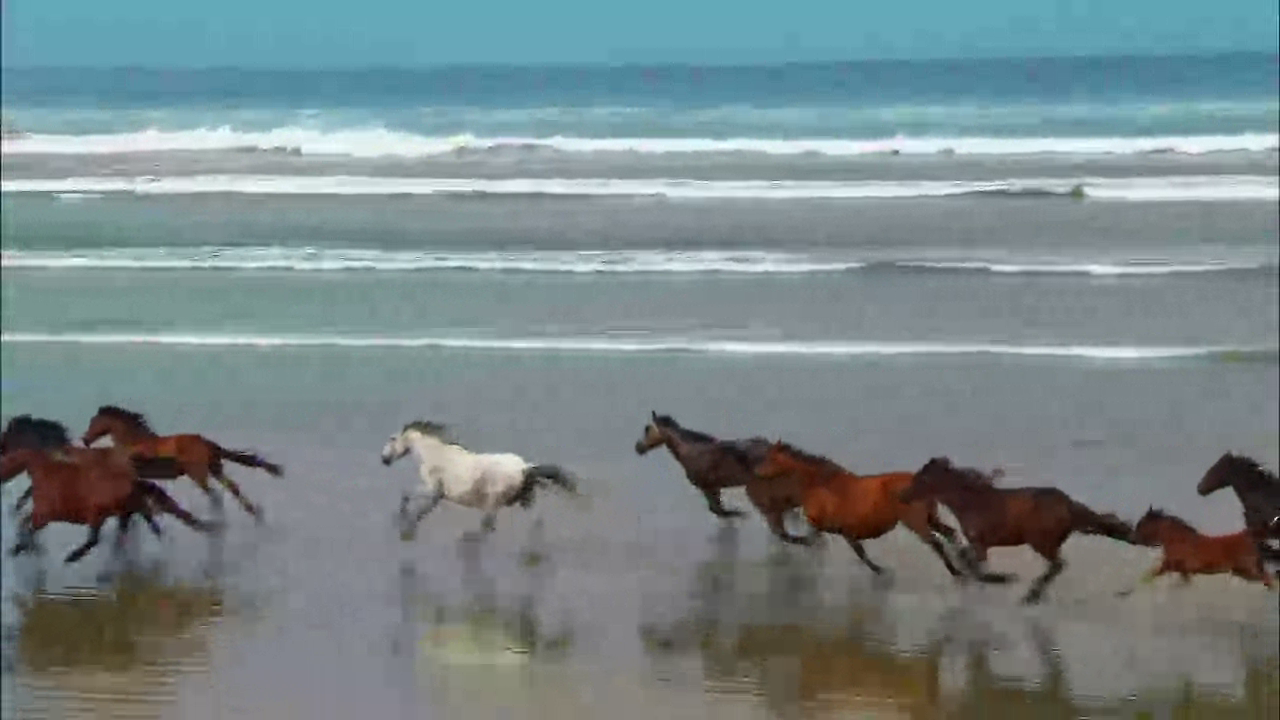
#> input picture frame 90 of html/practice/240320/Wildlife.webm, 1280 x 720 px, given in place of the camera
$ python Ex2.py
#> lines starting #> are read from the running program, lines starting #| are printed output that depends on the picture
import cv2
import numpy as np

cam = cv2.VideoCapture(0)
if cam.isOpened() == False:
    print('연결불가')
    exit(1)

# 동작 확인
ret, img = cam.read()
#> img is the input picture: shape (720, 1280, 3); mean B, G, R 137.9, 135.7, 120.8
if ret==False:
    print('캡쳐 불가')
    exit(1)

# 영상 저장을 위한 코덱설정
codec = cv2.VideoWriter_fourcc('M','J','P','G')
fps = 30
h, w = img.shape[:2] # 이미지 크기
#> h = 720; w = 1280
m_v = cv2.VideoWriter('m_v.avi', codec, fps, (w,h))

if m_v.isOpened() == False:
    print('동영상 생성 불가')
    exit(1)

while True:
    # print('카메라 인식됨')
    ret, img = cam.read()
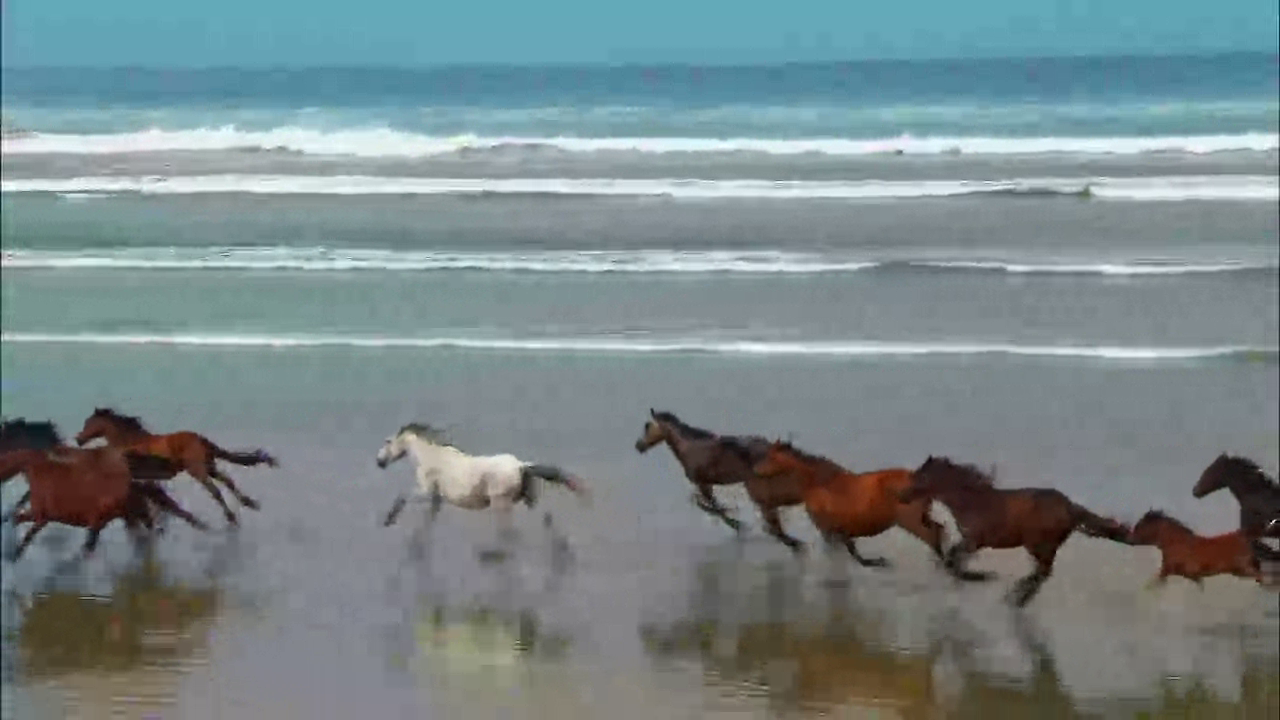
#> input picture frame 91 of html/practice/240320/Wildlife.webm, 1280 x 720 px, given in place of the camera
#> img is the input picture: shape (720, 1280, 3); mean B, G, R 137.8, 135.7, 120.8
    if ret==False:
        print('캡쳐 불가')
        break

    flip_img = cv2.flip(img, 1) # 좌우 반전
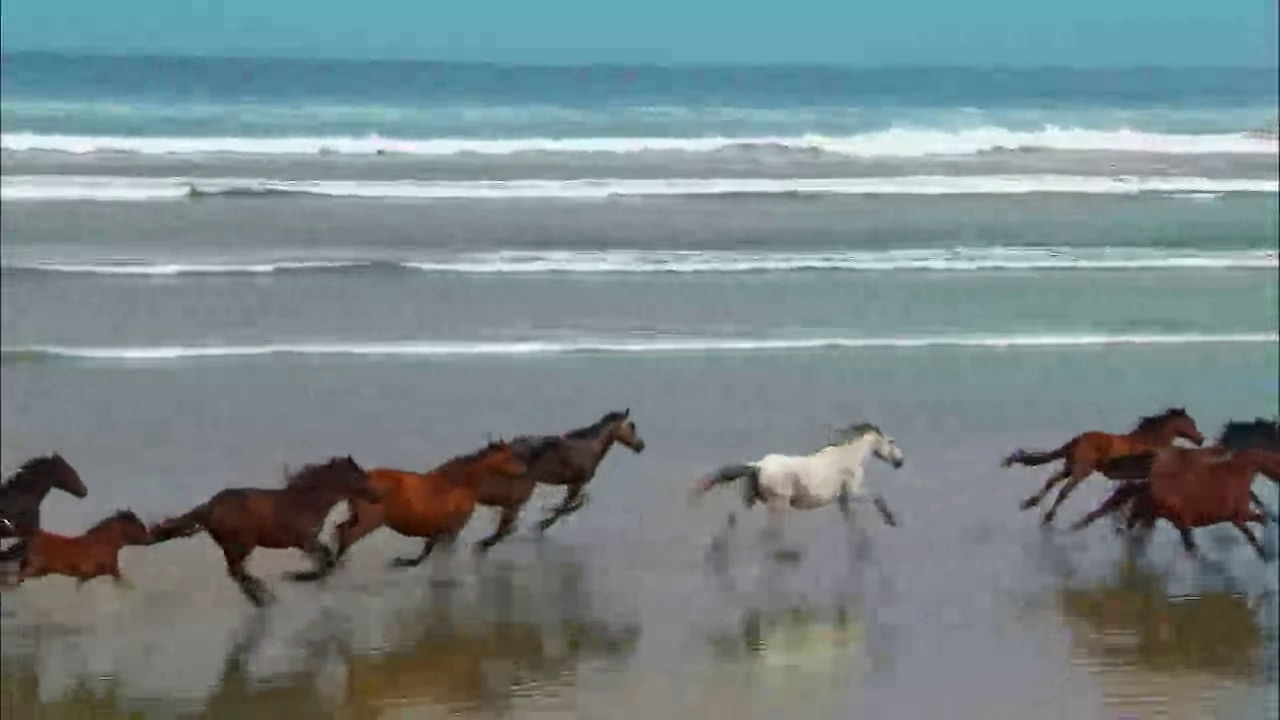
#> flip_img: shape (720, 1280, 3); mean B, G, R 137.8, 135.7, 120.8
    m_v.write(flip_img) # 영상을 녹화
    cv2.imshow('cam', flip_img) # 반전한 이미지 출력
    # cv2.imshow('cam', img) # 반전하지 않은 이미지

    key = cv2.waitKey(1)
#> (key Esc is pressed here)
    print(key)
    if key==27: # esc버튼을 누르면 종료되도록
        break
cam.release()
m_v.release()
cv2.destroyAllWindows()

$ run again, starting later in the video
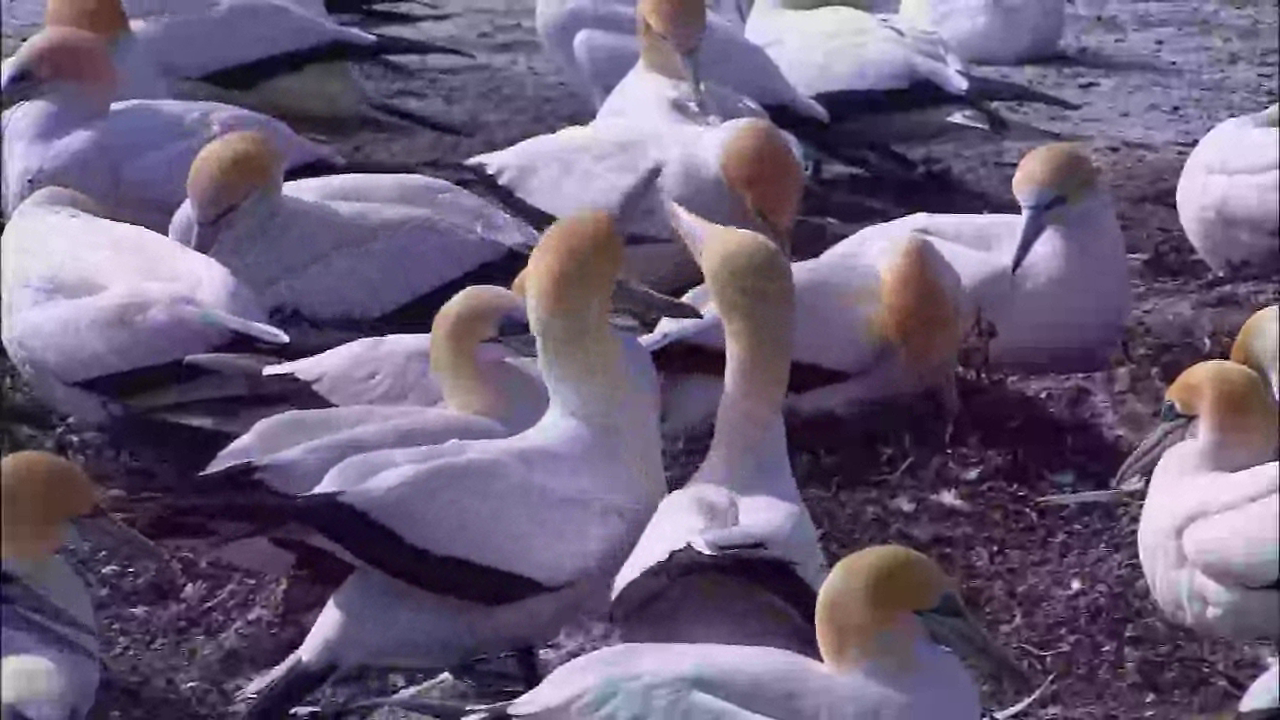
#> input picture frame 406 of html/practice/240320/Wildlife.webm, 1280 x 720 px, given in place of the camera
#> img is the input picture: shape (720, 1280, 3); mean B, G, R 118.7, 94.3, 107
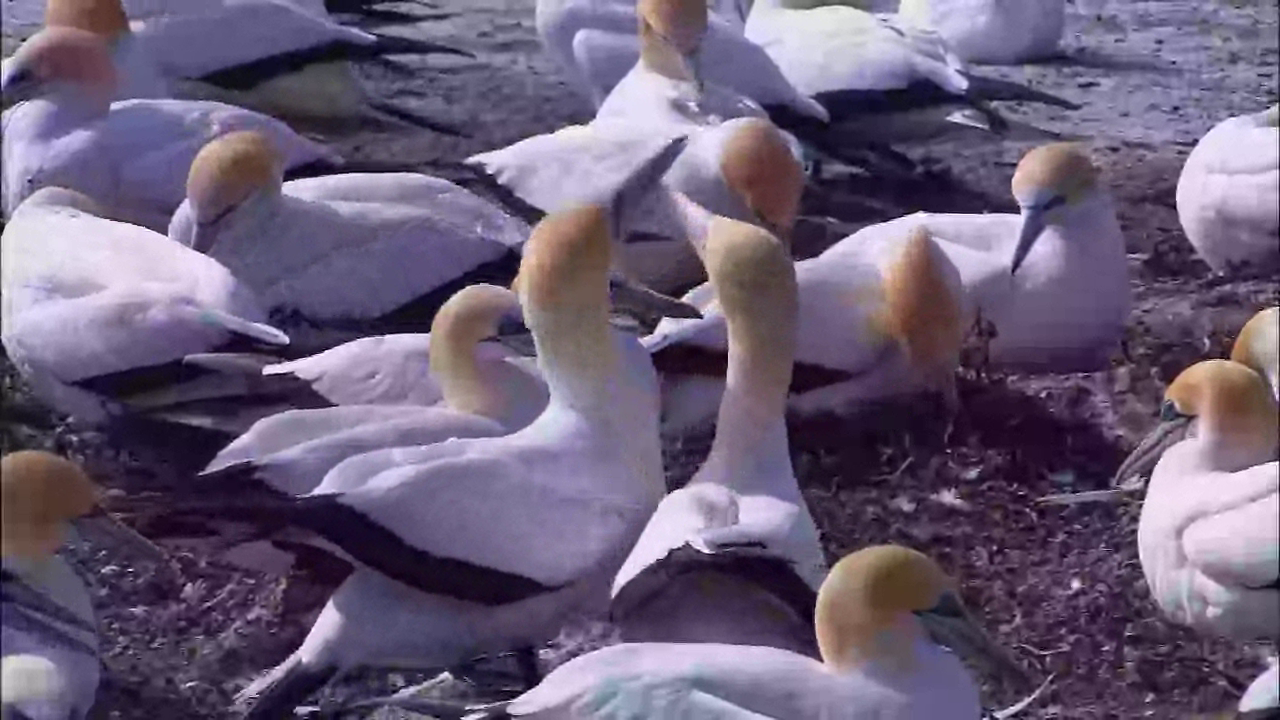
#> input picture frame 407 of html/practice/240320/Wildlife.webm, 1280 x 720 px, given in place of the camera
#> img is the input picture: shape (720, 1280, 3); mean B, G, R 118.5, 94, 106.7
#> `flip_img = cv2.flip(img, 1)`:
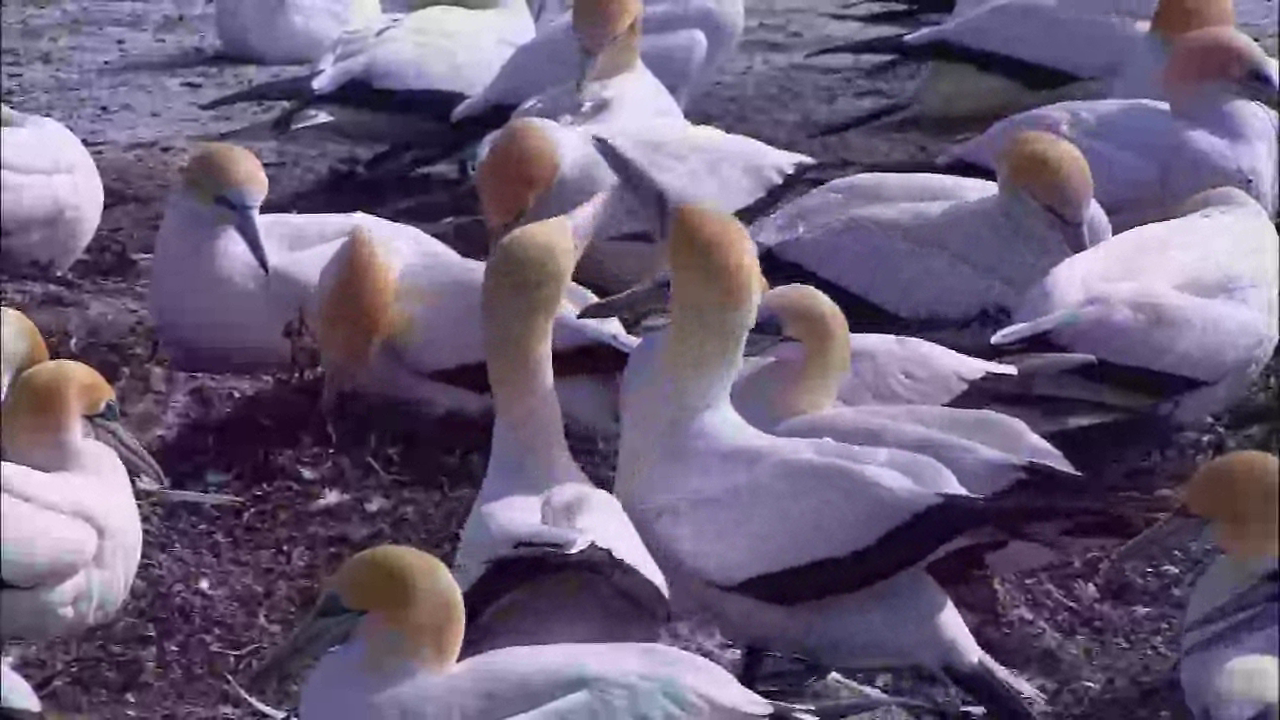
#> flip_img: shape (720, 1280, 3); mean B, G, R 118.5, 94, 106.7

$ run again, starting later in the video
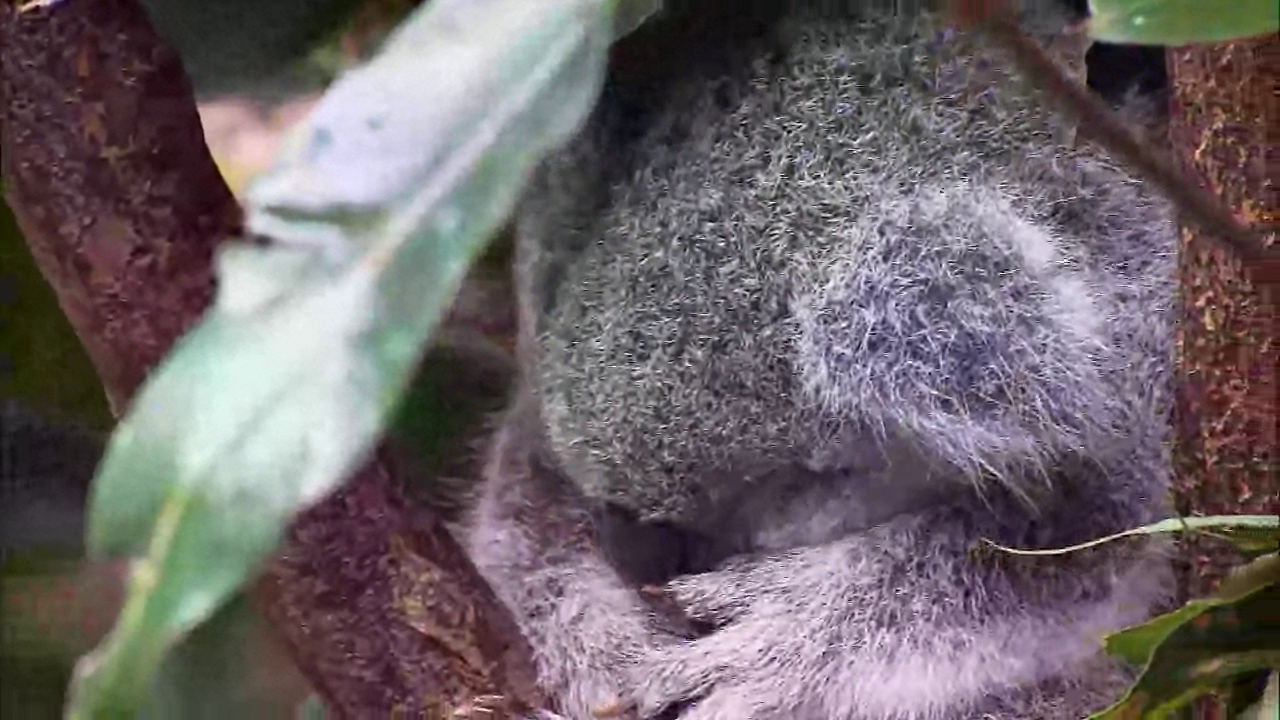
#> input picture frame 722 of html/practice/240320/Wildlife.webm, 1280 x 720 px, given in place of the camera
#> img is the input picture: shape (720, 1280, 3); mean B, G, R 104.1, 100.5, 109.8
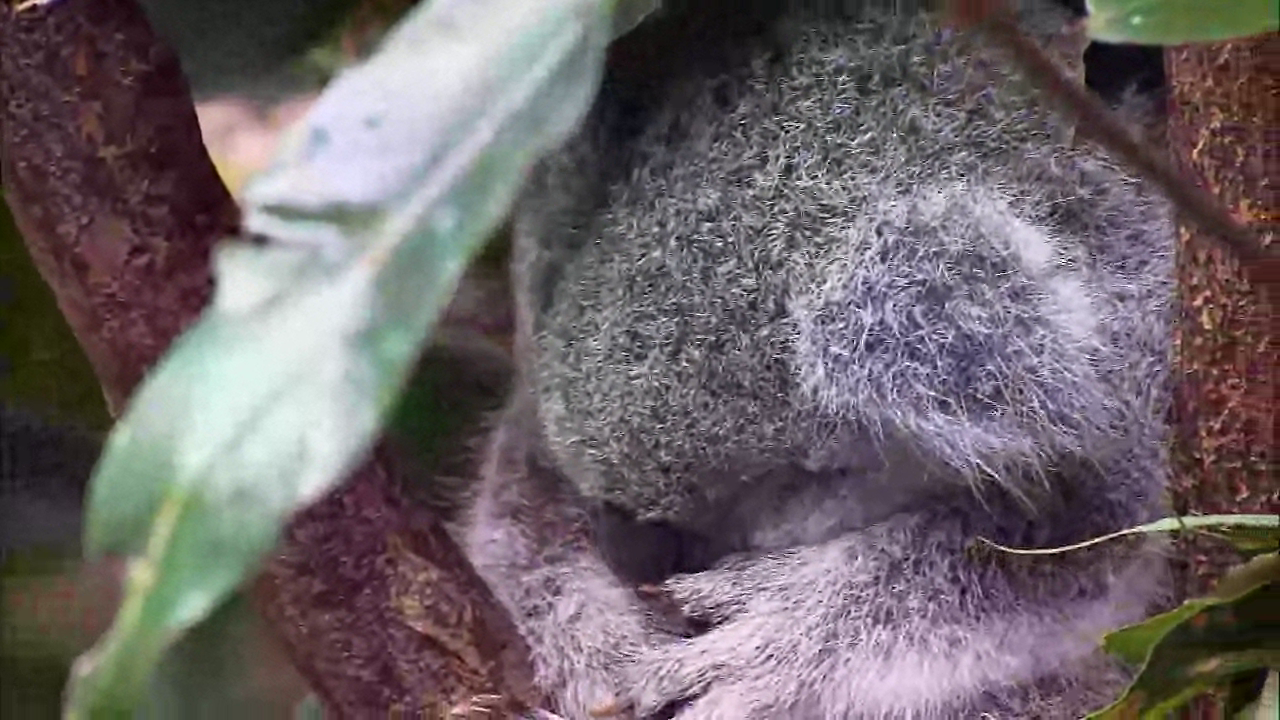
#> input picture frame 723 of html/practice/240320/Wildlife.webm, 1280 x 720 px, given in place of the camera
#> img is the input picture: shape (720, 1280, 3); mean B, G, R 104.2, 100.6, 109.8
#> `flip_img = cv2.flip(img, 1)`:
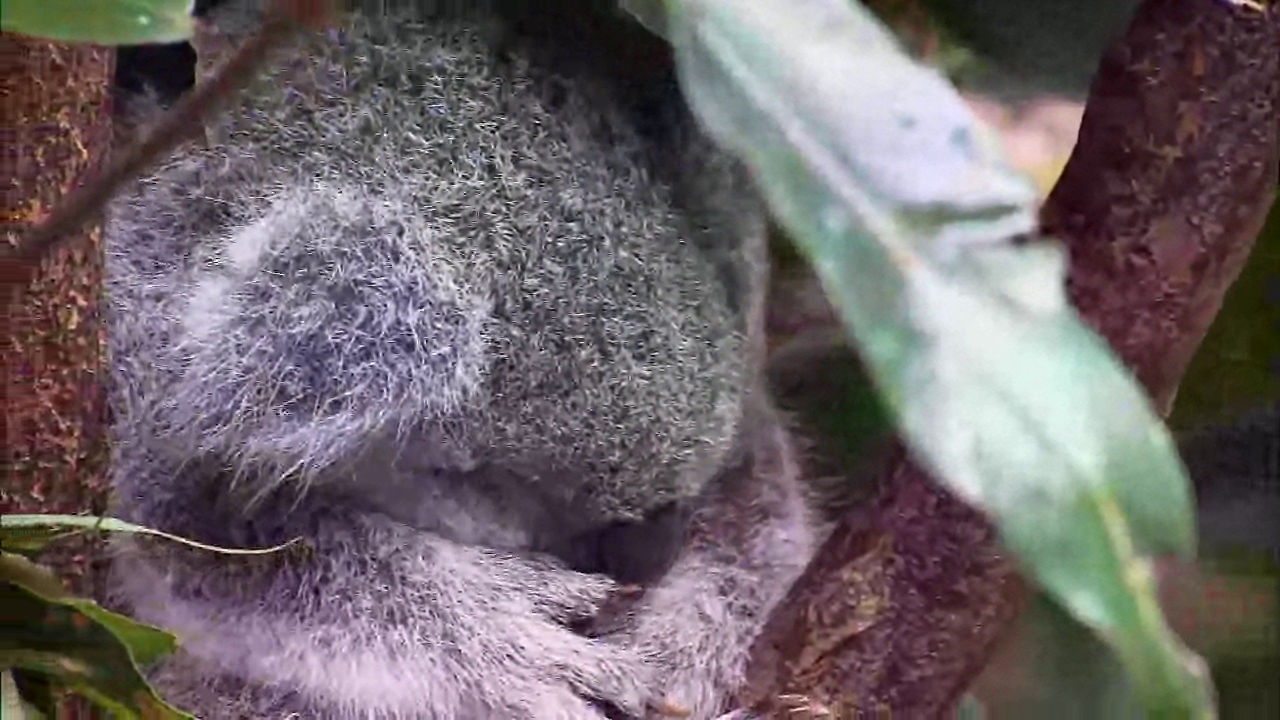
#> flip_img: shape (720, 1280, 3); mean B, G, R 104.2, 100.6, 109.8
